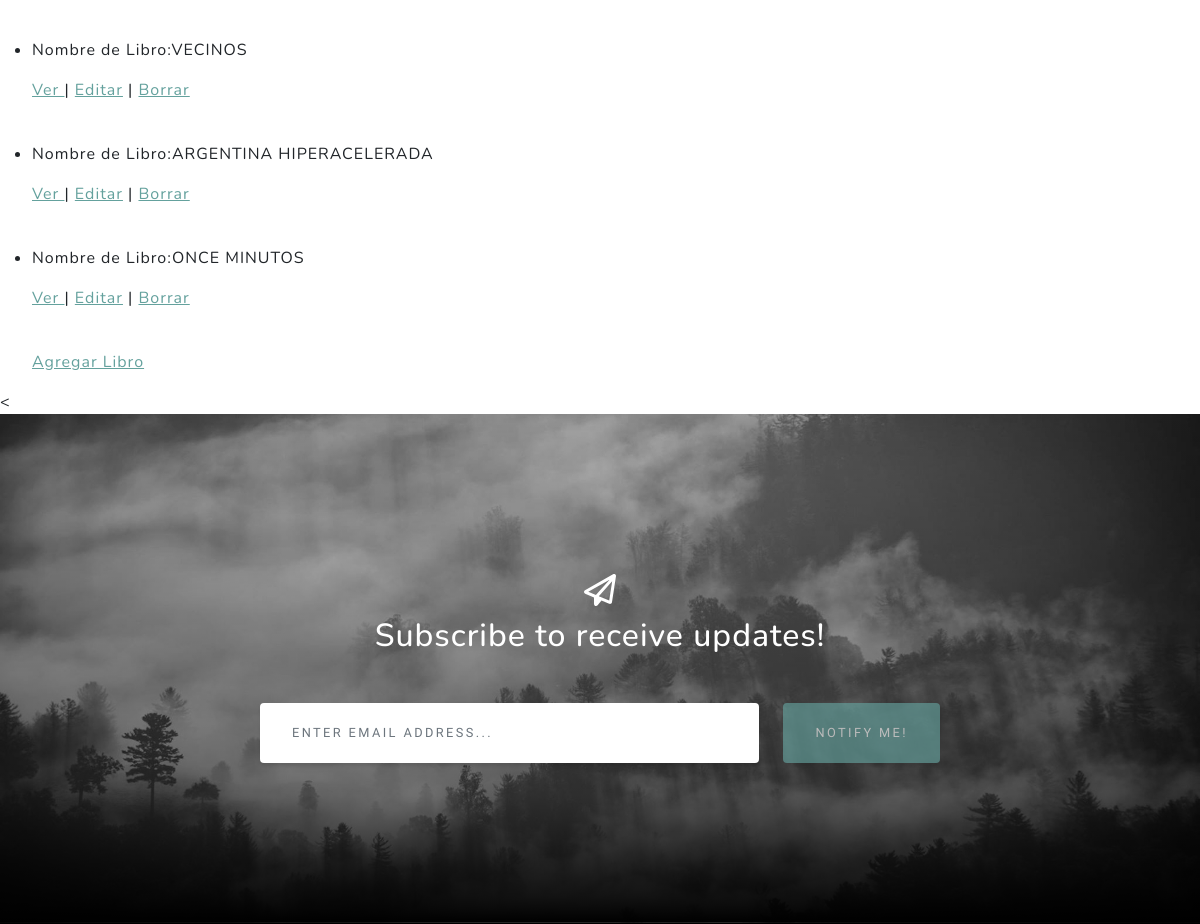
Page /AppLibreria/stocks/lista/ (middle part) on the earlier database version.
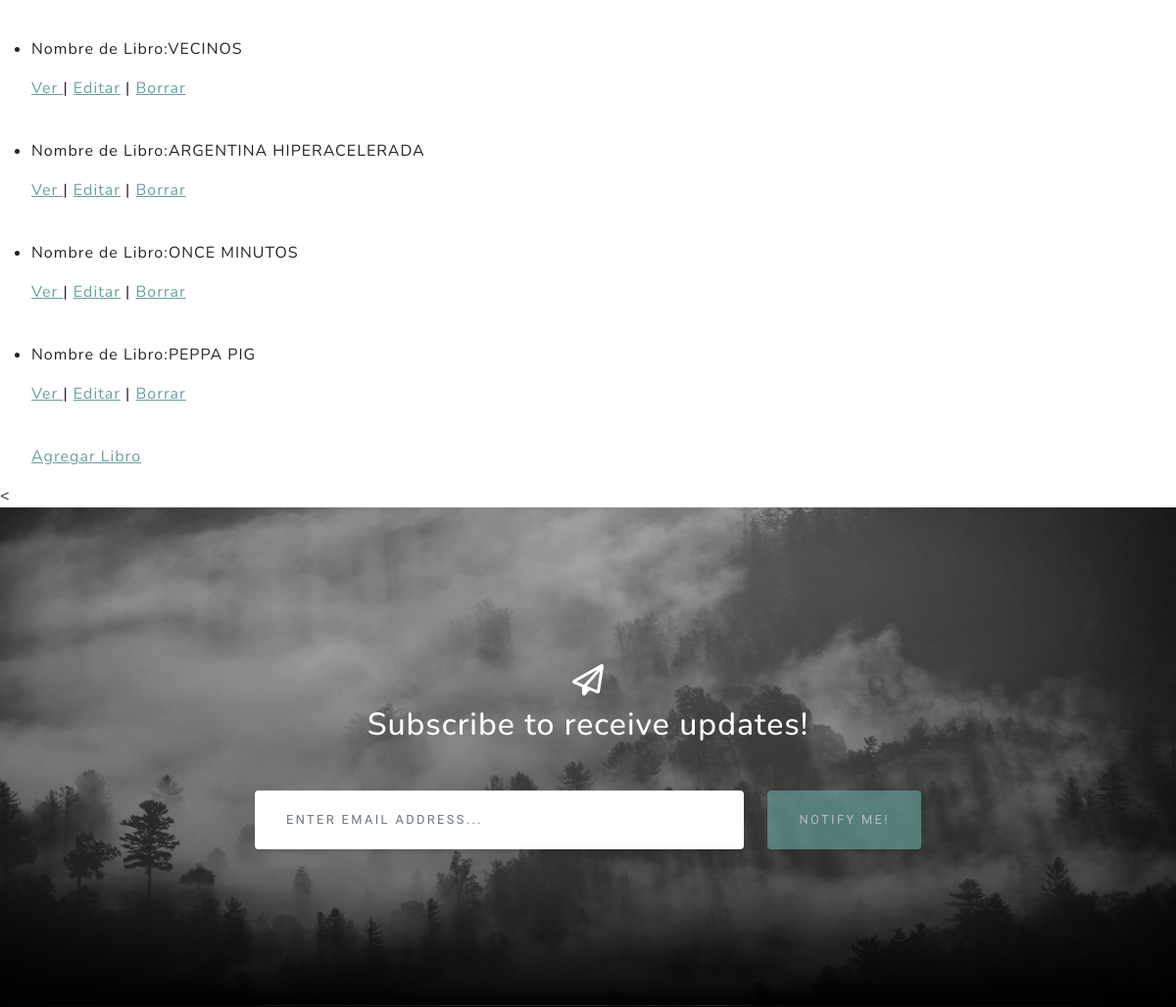
Same page on the later database version.
### APP_Libreria/models.py (models this page shows, shortened)
class Stock(models.Model):
    nombre = models.CharField(max_length=64)
    autor = models.CharField(max_length=64)
    genero = models.CharField(max_length=64)
    cantidad = models.IntegerField()
    pequeña_reseña = models.TextField(max_length=300)

### APP_Libreria/views.py (the view)
# urls.py: path("stocks/lista/", Stocklist.as_view(), name="stock_lista"),
class Stocklist(ListView):
    model= Stock
    template_name= "stock_lista.html"

### APP_Libreria/templates/stock_lista.html (shortened to what this page needs)
{% extends "inicio.html" %}
{% load static %}
{% block libreria %}
<ul>
    {% for Stock in object_list %}
        <li>
            <p> Nombre de Libro:{{ Stock.nombre }}</p>
            <p>
                <a href="{% url 'stock_detalle' Stock.id %}"> Ver </a> |
                <a href="{% url 'stock_edit' Stock.id %}"> Editar</a> |
                <a href="{% url 'stock_borrar' Stock.id %}"> Borrar</a>
            </p>
        </li>
        <br>
    {% endfor %}
        <p><a href="{% url 'stock_nuevo' %}"> Agregar Libro</a></p>
</ul>
<
{% endblock %}

Differences in the rows shown:
added Stock: nombre "PEPPA PIG"
